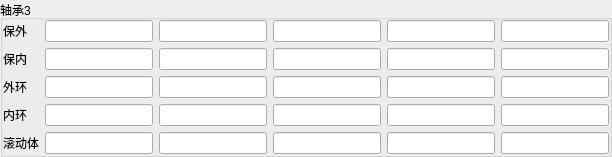
    <widget class="QGroupBox" name="group_bearing3">
     <property name="title">
      <string>轴承3</string>
     </property>
     <layout class="QGridLayout" name="gridLayout_2">
      <property name="leftMargin">
       <number>0</number>
      </property>
      <property name="topMargin">
       <number>0</number>
      </property>
      <property name="rightMargin">
       <number>0</number>
      </property>
      <property name="bottomMargin">
       <number>0</number>
      </property>
      <item row="0" column="0">
       <widget class="QLabel" name="lab_baowai_3">
        <property name="sizePolicy">
         <sizepolicy hsizetype="Fixed" vsizetype="Fixed">
          <horstretch>0</horstretch>
          <verstretch>0</verstretch>
         </sizepolicy>
        </property>
        <property name="text">
         <string>保外</string>
        </property>
       </widget>
      </item>
      <item row="0" column="1">
       <widget class="QLineEdit" name="txt_baowai1jie_3">
        <property name="sizePolicy">
         <sizepolicy hsizetype="Preferred" vsizetype="Fixed">
          <horstretch>0</horstretch>
          <verstretch>0</verstretch>
         </sizepolicy>
        </property>
       </widget>
      </item>
      <item row="0" column="2">
       <widget class="QLineEdit" name="txt_baowai2jie_3">
        <property name="sizePolicy">
         <sizepolicy hsizetype="Preferred" vsizetype="Fixed">
          <horstretch>0</horstretch>
          <verstretch>0</verstretch>
         </sizepolicy>
        </property>
       </widget>
      </item>
      <item row="0" column="3">
       <widget class="QLineEdit" name="txt_baowai3jie_3">
        <property name="sizePolicy">
         <sizepolicy hsizetype="Preferred" vsizetype="Fixed">
          <horstretch>0</horstretch>
          <verstretch>0</verstretch>
         </sizepolicy>
        </property>
       </widget>
      </item>
      <item row="0" column="4">
       <widget class="QLineEdit" name="txt_baowai4jie_3">
        <property name="sizePolicy">
         <sizepolicy hsizetype="Preferred" vsizetype="Fixed">
          <horstretch>0</horstretch>
          <verstretch>0</verstretch>
         </sizepolicy>
        </property>
       </widget>
      </item>
      <item row="0" column="5">
       <widget class="QLineEdit" name="txt_baowai5jie_3">
        <property name="sizePolicy">
         <sizepolicy hsizetype="Preferred" vsizetype="Fixed">
          <horstretch>0</horstretch>
          <verstretch>0</verstretch>
         </sizepolicy>
        </property>
       </widget>
      </item>
      <item row="1" column="0">
       <widget class="QLabel" name="lab_baonei_3">
        <property name="sizePolicy">
         <sizepolicy hsizetype="Preferred" vsizetype="Fixed">
          <horstretch>0</horstretch>
          <verstretch>0</verstretch>
         </sizepolicy>
        </property>
        <property name="text">
         <string>保内</string>
        </property>
       </widget>
      </item>
      <item row="1" column="1">
       <widget class="QLineEdit" name="txt_baonei1jie_3">
        <property name="sizePolicy">
         <sizepolicy hsizetype="Preferred" vsizetype="Fixed">
          <horstretch>0</horstretch>
          <verstretch>0</verstretch>
         </sizepolicy>
        </property>
       </widget>
      </item>
      <item row="1" column="2">
       <widget class="QLineEdit" name="txt_baonei2jie_3">
        <property name="sizePolicy">
         <sizepolicy hsizetype="Preferred" vsizetype="Fixed">
          <horstretch>0</horstretch>
          <verstretch>0</verstretch>
         </sizepolicy>
        </property>
       </widget>
      </item>
      <item row="1" column="3">
       <widget class="QLineEdit" name="txt_baonei3jie_3">
        <property name="sizePolicy">
         <sizepolicy hsizetype="Preferred" vsizetype="Fixed">
          <horstretch>0</horstretch>
          <verstretch>0</verstretch>
         </sizepolicy>
        </property>
       </widget>
      </item>
      <item row="1" column="4">
       <widget class="QLineEdit" name="txt_baonei4jie_3">
        <property name="sizePolicy">
         <sizepolicy hsizetype="Preferred" vsizetype="Fixed">
          <horstretch>0</horstretch>
          <verstretch>0</verstretch>
         </sizepolicy>
        </property>
       </widget>
      </item>
      <item row="1" column="5">
       <widget class="QLineEdit" name="txt_baonei5jie_3">
        <property name="sizePolicy">
         <sizepolicy hsizetype="Preferred" vsizetype="Fixed">
          <horstretch>0</horstretch>
          <verstretch>0</verstretch>
         </sizepolicy>
        </property>
       </widget>
      </item>
      <item row="2" column="0">
       <widget class="QLabel" name="lab_waihuan_3">
        <property name="sizePolicy">
         <sizepolicy hsizetype="Preferred" vsizetype="Fixed">
          <horstretch>0</horstretch>
          <verstretch>0</verstretch>
         </sizepolicy>
        </property>
        <property name="text">
         <string>外环</string>
        </property>
       </widget>
      </item>
      <item row="2" column="1">
       <widget class="QLineEdit" name="txt_waihuan1jie_3">
        <property name="sizePolicy">
         <sizepolicy hsizetype="Preferred" vsizetype="Fixed">
          <horstretch>0</horstretch>
          <verstretch>0</verstretch>
         </sizepolicy>
        </property>
       </widget>
      </item>
      <item row="2" column="2">
       <widget class="QLineEdit" name="txt_waihuan2jie_3">
        <property name="sizePolicy">
         <sizepolicy hsizetype="Preferred" vsizetype="Fixed">
          <horstretch>0</horstretch>
          <verstretch>0</verstretch>
         </sizepolicy>
        </property>
       </widget>
      </item>
      <item row="2" column="3">
       <widget class="QLineEdit" name="txt_waihuan3jie_3">
        <property name="sizePolicy">
         <sizepolicy hsizetype="Preferred" vsizetype="Fixed">
          <horstretch>0</horstretch>
          <verstretch>0</verstretch>
         </sizepolicy>
        </property>
       </widget>
      </item>
      <item row="2" column="4">
       <widget class="QLineEdit" name="txt_waihuan4jie_3">
        <property name="sizePolicy">
         <sizepolicy hsizetype="Preferred" vsizetype="Fixed">
          <horstretch>0</horstretch>
          <verstretch>0</verstretch>
         </sizepolicy>
        </property>
       </widget>
      </item>
      <item row="2" column="5">
       <widget class="QLineEdit" name="txt_waihuan5jie_3">
        <property name="sizePolicy">
         <sizepolicy hsizetype="Preferred" vsizetype="Fixed">
          <horstretch>0</horstretch>
          <verstretch>0</verstretch>
         </sizepolicy>
        </property>
       </widget>
      </item>
      <item row="3" column="0">
       <widget class="QLabel" name="lab_neihuan_3">
        <property name="sizePolicy">
         <sizepolicy hsizetype="Preferred" vsizetype="Fixed">
          <horstretch>0</horstretch>
          <verstretch>0</verstretch>
         </sizepolicy>
        </property>
        <property name="text">
         <string>内环</string>
        </property>
       </widget>
      </item>
      <item row="3" column="1">
       <widget class="QLineEdit" name="txt_neihuan1jie_3">
        <property name="sizePolicy">
         <sizepolicy hsizetype="Preferred" vsizetype="Fixed">
          <horstretch>0</horstretch>
          <verstretch>0</verstretch>
         </sizepolicy>
        </property>
       </widget>
      </item>
      <item row="3" column="2">
       <widget class="QLineEdit" name="txt_neihuan2jie_3">
        <property name="sizePolicy">
         <sizepolicy hsizetype="Preferred" vsizetype="Fixed">
          <horstretch>0</horstretch>
          <verstretch>0</verstretch>
         </sizepolicy>
        </property>
       </widget>
      </item>
      <item row="3" column="3">
       <widget class="QLineEdit" name="txt_neihuan3jie_3">
        <property name="sizePolicy">
         <sizepolicy hsizetype="Preferred" vsizetype="Fixed">
          <horstretch>0</horstretch>
          <verstretch>0</verstretch>
         </sizepolicy>
        </property>
       </widget>
      </item>
      <item row="3" column="4">
       <widget class="QLineEdit" name="txt_neihuan4jie_3">
        <property name="sizePolicy">
         <sizepolicy hsizetype="Preferred" vsizetype="Fixed">
          <horstretch>0</horstretch>
          <verstretch>0</verstretch>
         </sizepolicy>
        </property>
       </widget>
      </item>
      <item row="3" column="5">
       <widget class="QLineEdit" name="txt_neihuan5jie_3">
        <property name="sizePolicy">
         <sizepolicy hsizetype="Preferred" vsizetype="Fixed">
          <horstretch>0</horstretch>
          <verstretch>0</verstretch>
         </sizepolicy>
        </property>
       </widget>
      </item>
      <item row="4" column="0">
       <widget class="QLabel" name="lab_gunzi_3">
        <property name="sizePolicy">
         <sizepolicy hsizetype="Preferred" vsizetype="Fixed">
          <horstretch>0</horstretch>
          <verstretch>0</verstretch>
         </sizepolicy>
        </property>
        <property name="text">
         <string>滚动体</string>
        </property>
       </widget>
      </item>
      <item row="4" column="1">
       <widget class="QLineEdit" name="txt_gundan1jie_3">
        <property name="sizePolicy">
         <sizepolicy hsizetype="Preferred" vsizetype="Fixed">
          <horstretch>0</horstretch>
          <verstretch>0</verstretch>
         </sizepolicy>
        </property>
       </widget>
      </item>
      <item row="4" column="2">
       <widget class="QLineEdit" name="txt_gundan2jie_3">
        <property name="sizePolicy">
         <sizepolicy hsizetype="Preferred" vsizetype="Fixed">
          <horstretch>0</horstretch>
          <verstretch>0</verstretch>
         </sizepolicy>
        </property>
       </widget>
      </item>
      <item row="4" column="3">
       <widget class="QLineEdit" name="txt_gundan3jie_3">
        <property name="sizePolicy">
         <sizepolicy hsizetype="Preferred" vsizetype="Fixed">
          <horstretch>0</horstretch>
          <verstretch>0</verstretch>
         </sizepolicy>
        </property>
       </widget>
      </item>
      <item row="4" column="4">
       <widget class="QLineEdit" name="txt_gundan4jie_3">
        <property name="sizePolicy">
         <sizepolicy hsizetype="Preferred" vsizetype="Fixed">
          <horstretch>0</horstretch>
          <verstretch>0</verstretch>
         </sizepolicy>
        </property>
       </widget>
      </item>
      <item row="4" column="5">
       <widget class="QLineEdit" name="txt_gundan5jie_3">
        <property name="sizePolicy">
         <sizepolicy hsizetype="Preferred" vsizetype="Fixed">
          <horstretch>0</horstretch>
          <verstretch>0</verstretch>
         </sizepolicy>
        </property>
       </widget>
      </item>
     </layout>
    </widget>
